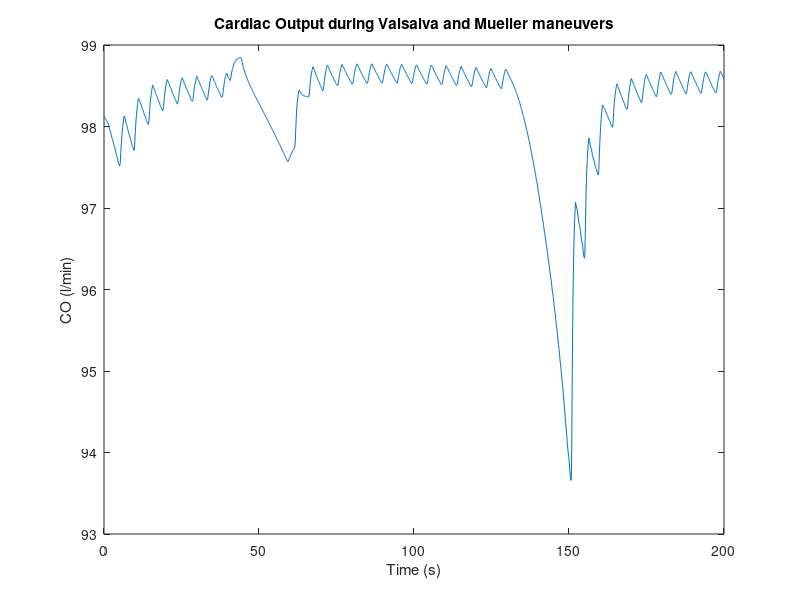

The MATLAB source for this figure:
function plotting_from_pneuma ()
% This function plots the signal from the pneuma simulator stored in the
% file CARDIORESPIRATORY1.mat. The variables include: Time, State Drive SI, HR, ABP, Ppl, PaCO2,
% SaO2, Breathing Frequency BF, Tidal Volume Vt,
% Total Ventilatory Drive DTotal

load('CARDIORESPIRATORY1.mat', 'CARDIORESPIRATORY')
plot(CARDIORESPIRATORY(1,:),CARDIORESPIRATORY(9,:))
xlabel('Time (s)')
ylabel('Tidal Volume (l)')
title('Tidal volume during Valsalva and Mueller maneuvers')
plot(CARDIORESPIRATORY(1,:),CARDIORESPIRATORY(4,:))
xlabel('Time (s)')
ylabel('Arterial blood pressure (mmHg)')
title('ABP during Valsalva and Mueller maneuvers')
plot(CARDIORESPIRATORY(1,:),CARDIORESPIRATORY(3,:))
xlabel('Time (s)')
ylabel('Heart rate (bpm)')
title('Heart rate during Valsalva and Mueller maneuvers')
plot(CARDIORESPIRATORY(1,:),CARDIORESPIRATORY(5,:))
xlabel('Time (s)')
ylabel('Ppl (mmHg)')
title('Pleural Pressure during Valsalva and Mueller maneuvers')
plot(CARDIORESPIRATORY(1,:),CARDIORESPIRATORY(6,:))
xlabel('Time (s)')
ylabel('PaCO_2 (mmHg)')
title('PaCO_2 during Valsalva and Mueller maneuvers')
plot(CARDIORESPIRATORY(1,:),CARDIORESPIRATORY(7,:))
xlabel('Time (s)')
ylabel('SaO_2 (%)')
title('SaO_2 during Valsalva and Mueller maneuvers')

% CARDIO#.mat Cardiovascular System Outputs: Time, Heart Period HP,
% Stroke Volume SV, Cardiac Output CO, TPR and ABP
load('CARDIO1.mat')
xlabel('Time (s)')
ylabel('CO (l/min)')
title('Cardiac Output during Valsalva and Mueller maneuvers')